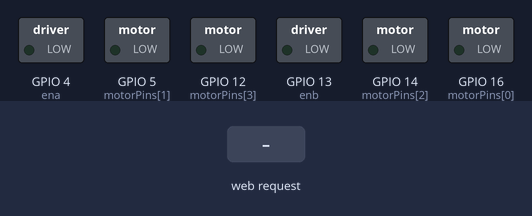
Simulated run of this sketch. Board: ESP8266 (NodeMCU). On the bench: switched loads named in the sketch (green lamp = pin HIGH). The test bench sets the inputs (shaded band). WiFi joins after 1.5 s; servers stay silent unless stated; what the sketch prints to the serial monitor is not drawn.

Above: at 2.7 s.
2.8 s: HTTP request GET /up received
At 3.9 s:
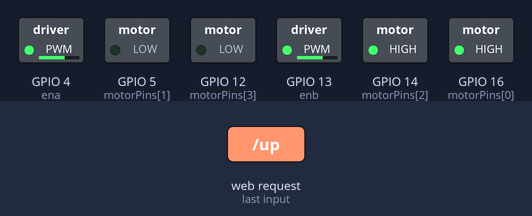
4.3 s: HTTP request GET /down received
At 5.0 s:
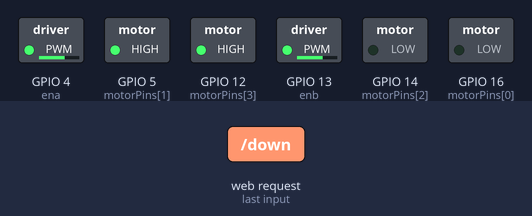
5.8 s: HTTP request GET /stop received
At 6.2 s:
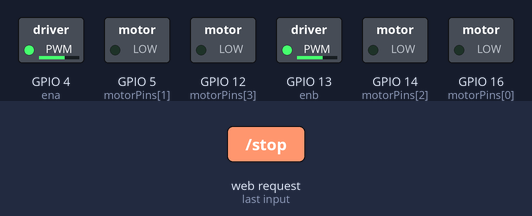
7.3 s: HTTP request GET /left received
At 8.5 s:
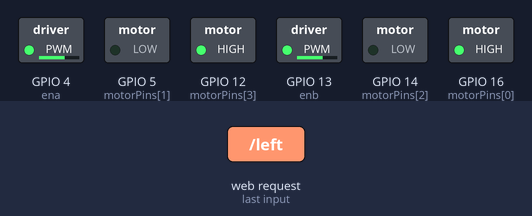
8.8 s: HTTP request GET /right received
At 9.6 s:
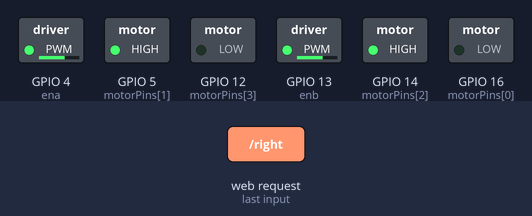
Timing chart, 0 to 11.3 s (numbered marks = the images above; inputs shaded):
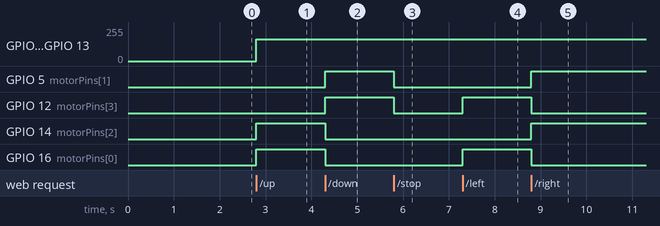

The sketch:

wifi_controlled_robot_v1.5.ino
```cpp
#include <ESP8266WiFi.h>

const char* ssid = "TP-Link_9E82";
const char* password = "85011984";

WiFiServer server(80);

const int motorPins[4] = {16, 5, 14, 12}; // order - in1, in2, in3, in4
// in1, in2 = rm1, rm2 ; in3, in4 - lm1, lm2
const int ena = 4;
const int enb = 13; // ena - rightmotor, enb - leftmotor
// 16 - D0, 5 - D1, 14 - D5, 12 - D6, 4 - D2, 13 - D7

int speed = 650;

void setup() {
  // put your setup code here, to run once:
  for (int i = 0; i < 4; i++) {
    pinMode(motorPins[i], OUTPUT);
  }
  pinMode(ena, OUTPUT);
  pinMode(enb, OUTPUT);

  Serial.begin(115200);

  Serial.println("Connecting to Network");
  WiFi.begin(ssid, password);

  while (WiFi.status() != WL_CONNECTED) {
    delay(500);
    Serial.print(".");
  }

  Serial.println("WiFi connected");
  server.begin();  // Starts the Server
  Serial.println("Server started");

  Serial.print("IP Address of network: ");
  Serial.println(WiFi.localIP());
  Serial.print("Copy and paste the following URL: http://");
  Serial.print(WiFi.localIP());
  Serial.println("/");
}

void runMotor(bool forward, int speed) {
  if (forward) {
    digitalWrite(motorPins[0], HIGH);
    digitalWrite(motorPins[1], LOW);

    digitalWrite(motorPins[2], HIGH);
    digitalWrite(motorPins[3], LOW);
  } else {
    digitalWrite(motorPins[0], LOW);
    digitalWrite(motorPins[1], HIGH);

    digitalWrite(motorPins[2], LOW);
    digitalWrite(motorPins[3], HIGH);
  }

  analogWrite(ena, speed);
  analogWrite(enb, speed);
}

void turnMotor(bool left, int speed) {
  if (left) {
    digitalWrite(motorPins[0], HIGH);
    digitalWrite(motorPins[1], LOW);

    digitalWrite(motorPins[2], LOW);
    digitalWrite(motorPins[3], HIGH);
  } else {
    digitalWrite(motorPins[0], LOW);
    digitalWrite(motorPins[1], HIGH);

    digitalWrite(motorPins[2], HIGH);
    digitalWrite(motorPins[3], LOW);
  }

  analogWrite(ena, speed);
  analogWrite(enb, speed);
}

void stopMotor() {
  digitalWrite(motorPins[0], LOW);
  digitalWrite(motorPins[1], LOW);

  digitalWrite(motorPins[2], LOW);
  digitalWrite(motorPins[3], LOW);
}

void loop() {
  // put your main code here, to run repeatedly:
  WiFiClient client = server.available();

  if (!client) {
    return;
  }

  Serial.println("Waiting for new client");

  while(!client.available()) {
    delay(1);
  }

  String request = client.readStringUntil('\r');
  Serial.println(request);
  client.flush();

  if (request.indexOf("/up") != -1) {
    runMotor(true, speed);
  }
  else if (request.indexOf("/down") != -1) {
    runMotor(false, speed);
  }
  else if (request.indexOf("/stop") != -1) {
    stopMotor();
  }
  else if (request.indexOf("/left") != -1) {
    turnMotor(true, speed);
  }
  else if (request.indexOf("/right") != -1) {
    turnMotor(false, speed);
  }
  else if (request.indexOf("speed?val=") != -1) {
    int valIndex = request.indexOf("=") + 1;
    speed = constrain(request.substring(valIndex).toInt(), 0, 1023);
    Serial.print("Updated Speed to: ");
    Serial.println(speed);
    client.println("HTTP/1.1 200 OK");
    client.println("Content-Type: text/html");
    client.println("");
    client.println("Speed updated");
    return;
  }

  client.println("HTTP/1.1 200 OK");
  client.println("Content-Type: text/html");
  client.println("");

  client.print(F(R"rawliteral(
    <!doctype html>
    <html>
        <head>
            <title>WiFi Controlled Robot</title>
            <meta name='viewport' content='width=device-width, initial-scale=1.0'>
            <meta name="apple-mobile-web-app-capable" content="yes">
            <meta name="mobile-web-app-capable" content="yes">
            <style>
              body {
                margin: 0;
                padding: 0;
                font-family: sans-serif;
                display: flex;
                flex-direction: column;
                align-items: center;
                justify-content: center;
                height: 100vh;
              }
              #joystick-zone {
                width: 150px;
                height: 150px;
                touch-action: none;
                margin-bottom: 20px;
              }

              .slider {
                width: 80vw;
                max-width: 400px;
              }

              button {
                width: 60px;
                height: 60px;
                font-size: 24px;
                border-radius: 10px;
              }

              .slidecontainer {
                margin-top: 10px;
                text-align: center;
              }

              .dpad {
                display: flex;
                flex-direction: column;
                align-items: center;
                margin-bottom: 20px;
              }

              .dpad-middle {
                display: flex;
                justify-content: center;
                gap: 10px;
                margin: 10px 0;
              }

              .dpad button {
                width: 60px;
                height: 60px;
                font-size: 24px;
              }

              .slidecontainer {
                margin-top: 10px;
                text-align: center;
              }
            </style>
            <script src='https://cdn.jsdelivr.net/npm/nipplejs@0.9.0/dist/nipplejs.min.js'></script>
        </head>
        <body
            style='
                display: flex;
                justify-content: center;
                align-items: center;
                height: 100vh;
                flex-direction: column;
                font-family: sans-serif;
            '
        >
            <h1>Esp8266 Robot Control</h1>
                <div id='joystick-zone' style='width:150px; height:150px;'></div>
                <div class='slidecontainer'>
                    <p>Speed: <span id="speedValue">650</span></p>
                    <input
                        type='range'
                        min='0'
                        max='1023'
                        value='650'
                        class='slider'
                        id='myRange'
                        oninput='updateSpeed(this.value)'
                    />
                </div>

            <script>
                function updateSpeed(val) {
                    document.getElementById('speedValue').innerText = val;
                    fetch('/speed?val=' + val)
                      .then(response => response.text())
                      .then(data => {console.log("Speed Updated: ", val);
                      });
                }
                var joystick = nipplejs.create({
                  zone: document.getElementById('joystick-zone'),
                  mode: 'static',
                  position: { left: "50%", top: "50%" },
                  color: 'grey',
                });

                joystick.on('dir', function (evt, data) {
                  if (data.direction) {
                    const dir = data.direction.angle;
                    console.log("Direction: ", dir);
                    sendCommand(dir);
                  }
                });

                joystick.on('end', function () {
                  fetch('/stop');
                });

                function sendCommand(cmd) {
                  fetch('/' + cmd)
                    .then(response => response.text())
                    .then(data => {console.log("Command sent: ", cmd)})
                    .catch(err => {console.error("Error sending command: ", err);
                    });
                }

            </script>
        </body>
    </html>)rawliteral"));

  delay(1);
  Serial.println("Client disconnected");
  Serial.println("");
}
```

Measured:
- after the input at 2.8 s, GPIO 4 (ena), GPIO 13 (enb): 0/255 → 162/255 at once; GPIO 14 (motorPins[2]), GPIO 16 (motorPins[0]): LOW → HIGH at once
- after the input at 4.3 s, GPIO 5 (motorPins[1]), GPIO 12 (motorPins[3]): LOW → HIGH at once; GPIO 14 (motorPins[2]), GPIO 16 (motorPins[0]): HIGH → LOW at once
- after the input at 5.8 s, GPIO 5 (motorPins[1]), GPIO 12 (motorPins[3]): HIGH → LOW at once
- after the input at 7.3 s, GPIO 12 (motorPins[3]), GPIO 16 (motorPins[0]): LOW → HIGH at once
- after the input at 8.8 s, GPIO 5 (motorPins[1]), GPIO 14 (motorPins[2]): LOW → HIGH at once; GPIO 12 (motorPins[3]), GPIO 16 (motorPins[0]): HIGH → LOW at once
